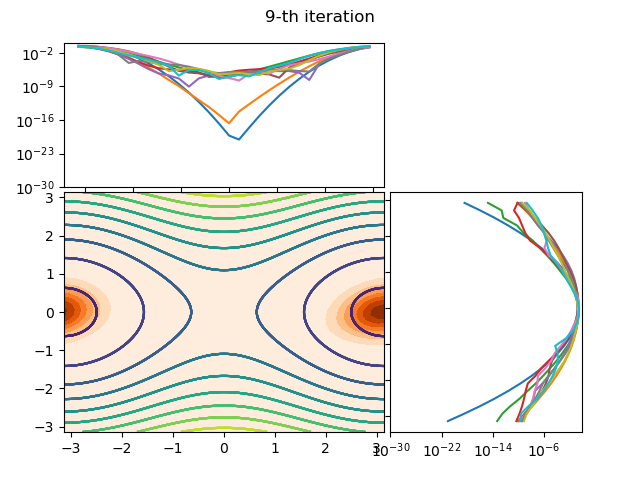

Reproduce this figure in Python.
import SimpleQmap as sq
import numpy as np
import matplotlib.pyplot as plt

twopi = 2.0 * np.pi


dim = 30
k = 1
qmin, qmax = -np.pi, np.pi
pmin, pmax = -np.pi, np.pi

domain = np.array([[qmin, qmax], [pmin, pmax]])

Usol = sq.SplitUnitary(dim, domain)
def T(x): return x**2 / 2
def V(x): return np.cos(x)


from SimpleQmap.utility import hsm_axes
fig = plt.figure()
ax1, ax2, ax3 = hsm_axes(fig)
ax = [ax1, ax2, ax3]

plt.ion()

x = np.linspace(domain[0, 0], domain[0, 1], 100)
y = np.linspace(domain[1, 0], domain[1, 1], 100)
Q, P = np.meshgrid(x, y)

state = Usol.state()
vec = state.cs(-3, 0)

for t in range(10):

    x, y, z = vec.hsmrep()
    ax[0].contourf(x, y, z, cmap=plt.cm.Oranges)
    ax[0].contour(Q, P, T(P) + V(Q), 10)

    q = vec.x[0]
    ax[1].plot(q, vec.abs2(), "-")
    ax[1].semilogy()
    ax[1].set_ylim(1e-30, 1)

    p = vec.x[1]
    prep = vec.prep().abs2()
    ax[2].plot(prep, q, "-")
    ax[2].semilogx()
    ax[2].set_xlim(1e-30, 1)

    fig.suptitle("%d-th iteration" % (t))
    fig.canvas.draw()
    vec = Usol.TVevolve(T, V, vec)
plt.savefig("./evolve_qmap.png")
